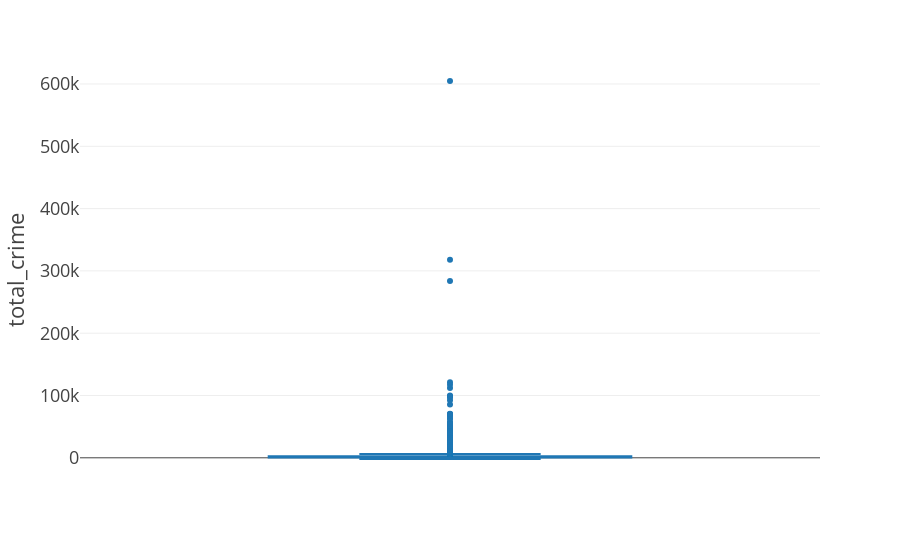

The notebook cell this image was saved under:
### Code cell
fig = px.box(df, y='total_crime', template='presentation')

fig.show()

### Figure 1 — Plotly figure (JSON) as saved in the notebook; plotly's stock layout.template omitted (floating-point values rounded to 4 significant figures; data arrays with more than 128 entries replaced by an {"elided": "..."} marker saying what was removed)
{"data": [{"alignmentgroup": "True", "hovertemplate": "total_crime=%{y}<extra></extra>", "legendgroup": "", "marker": {"color": "#1F77B4"}, "name": "", "notched": false, "offsetgroup": "", "orientation": "v", "showlegend": false, "type": "box", "x0": " ", "xaxis": "x", "y": {"elided": "2215 int values"}, "y0": " ", "yaxis": "y"}], "layout": {"boxmode": "group", "legend": {"tracegroupgap": 0}, "margin": {"t": 60}, "xaxis": {"anchor": "y", "domain": [0, 1]}, "yaxis": {"anchor": "x", "domain": [0, 1], "title": {"text": "total_crime"}}}}
